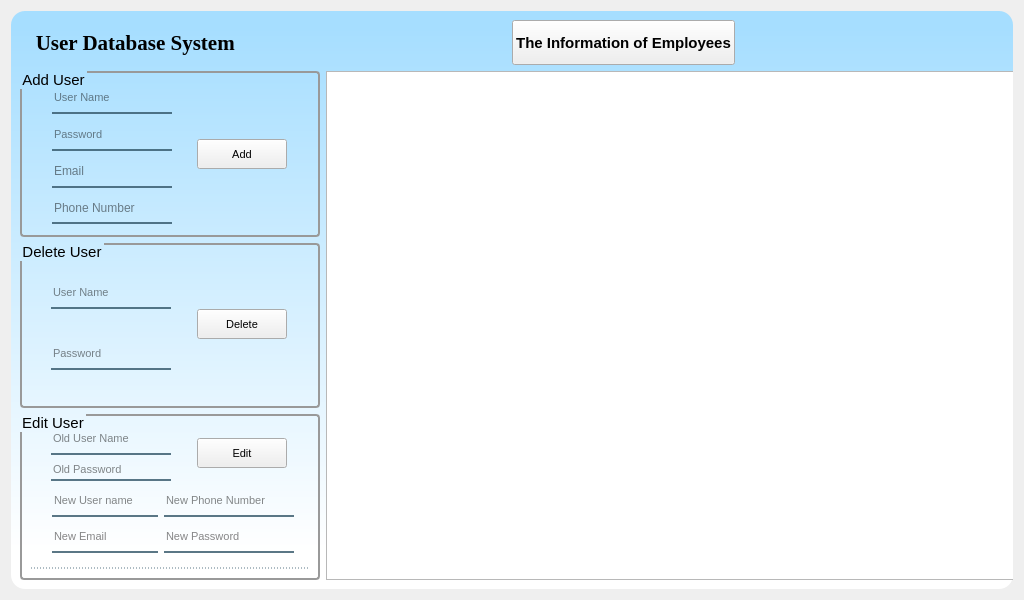
<?xml version="1.0" encoding="UTF-8"?>
<ui version="4.0">
 <class>Frame</class>
 <widget class="QFrame" name="Frame">
  <property name="geometry">
   <rect>
    <x>0</x>
    <y>0</y>
    <width>1024</width>
    <height>600</height>
   </rect>
  </property>
  <property name="minimumSize">
   <size>
    <width>1024</width>
    <height>600</height>
   </size>
  </property>
  <property name="maximumSize">
   <size>
    <width>1024</width>
    <height>600</height>
   </size>
  </property>
  <property name="windowTitle">
   <string/>
  </property>
  <property name="styleSheet">
   <string notr="true">
QWidget#widget{
background-color: qlineargradient(spread:pad, x1:0.5, y1:0, x2:0.5, y2:1, stop:0.0284091 rgba(166, 222, 255), stop:0.9375 rgba(255, 255, 255, 255));

border-radius: 14;
}

QGroupBox {
border: 2px solid #999999;
border-radius: 4px;
margin-top: 0.5em;
}
QGroupBox::title {
subcontrol-origin: margin;
subcontrol-position: top left;
left: 1em;
top: 0.1em;
}</string>
  </property>
  <layout class="QVBoxLayout" name="verticalLayout_6">
   <item>
    <widget class="QWidget" name="widget" native="true">
     <property name="minimumSize">
      <size>
       <width>950</width>
       <height>550</height>
      </size>
     </property>
     <layout class="QVBoxLayout" name="verticalLayout_5">
      <item>
       <layout class="QHBoxLayout" name="horizontalLayout_6">
        <property name="spacing">
         <number>7</number>
        </property>
        <item>
         <layout class="QHBoxLayout" name="horizontalLayout_5">
          <item>
           <widget class="QLabel" name="label">
            <property name="font">
             <font>
              <family>Times New Roman</family>
              <pointsize>16</pointsize>
              <weight>75</weight>
              <bold>true</bold>
             </font>
            </property>
            <property name="text">
             <string>   User Database System</string>
            </property>
           </widget>
          </item>
          <item>
           <spacer name="horizontalSpacer_2">
            <property name="orientation">
             <enum>Qt::Horizontal</enum>
            </property>
            <property name="sizeHint" stdset="0">
             <size>
              <width>88</width>
              <height>20</height>
             </size>
            </property>
           </spacer>
          </item>
          <item>
           <widget class="QPushButton" name="fresh_pushButton">
            <property name="minimumSize">
             <size>
              <width>130</width>
              <height>45</height>
             </size>
            </property>
            <property name="font">
             <font>
              <pointsize>11</pointsize>
              <weight>75</weight>
              <bold>true</bold>
             </font>
            </property>
            <property name="text">
             <string>The Information of Employees</string>
            </property>
           </widget>
          </item>
          <item>
           <spacer name="horizontalSpacer">
            <property name="orientation">
             <enum>Qt::Horizontal</enum>
            </property>
            <property name="sizeHint" stdset="0">
             <size>
              <width>138</width>
              <height>20</height>
             </size>
            </property>
           </spacer>
          </item>
         </layout>
        </item>
       </layout>
      </item>
      <item>
       <layout class="QHBoxLayout" name="horizontalLayout_4">
        <item>
         <layout class="QVBoxLayout" name="verticalLayout_4">
          <item>
           <widget class="QGroupBox" name="groupBox_2">
            <property name="minimumSize">
             <size>
              <width>300</width>
              <height>50</height>
             </size>
            </property>
            <property name="maximumSize">
             <size>
              <width>240</width>
              <height>16777215</height>
             </size>
            </property>
            <property name="font">
             <font>
              <pointsize>11</pointsize>
              <weight>50</weight>
              <bold>false</bold>
             </font>
            </property>
            <property name="title">
             <string>Add User</string>
            </property>
            <layout class="QHBoxLayout" name="horizontalLayout_3">
             <property name="leftMargin">
              <number>11</number>
             </property>
             <property name="topMargin">
              <number>11</number>
             </property>
             <property name="rightMargin">
              <number>11</number>
             </property>
             <property name="bottomMargin">
              <number>11</number>
             </property>
             <item>
              <layout class="QVBoxLayout" name="verticalLayout_2">
               <property name="spacing">
                <number>7</number>
               </property>
               <item>
                <widget class="QLineEdit" name="add_user_of_user_name_lineEdit">
                 <property name="minimumSize">
                  <size>
                   <width>90</width>
                   <height>30</height>
                  </size>
                 </property>
                 <property name="maximumSize">
                  <size>
                   <width>120</width>
                   <height>30</height>
                  </size>
                 </property>
                 <property name="font">
                  <font>
                   <pointsize>8</pointsize>
                  </font>
                 </property>
                 <property name="styleSheet">
                  <string notr="true">background-color:rgba(0,0,0,0);
border:none;
border-bottom:2px solid rgba(46,82,101,200);
color:rgba(0,0,0,240);
padding-bottom:2px;</string>
                 </property>
                 <property name="placeholderText">
                  <string>User Name</string>
                 </property>
                 <property name="cursorMoveStyle">
                  <enum>Qt::LogicalMoveStyle</enum>
                 </property>
                </widget>
               </item>
               <item>
                <widget class="QLineEdit" name="add_user_of_password_lineEdit">
                 <property name="minimumSize">
                  <size>
                   <width>90</width>
                   <height>30</height>
                  </size>
                 </property>
                 <property name="maximumSize">
                  <size>
                   <width>120</width>
                   <height>30</height>
                  </size>
                 </property>
                 <property name="font">
                  <font>
                   <pointsize>8</pointsize>
                  </font>
                 </property>
                 <property name="styleSheet">
                  <string notr="true">background-color:rgba(0,0,0,0);
border:none;
border-bottom:2px solid rgba(46,82,101,200);
color:rgba(0,0,0,240);
padding-bottom:2px;</string>
                 </property>
                 <property name="placeholderText">
                  <string>Password</string>
                 </property>
                </widget>
               </item>
               <item>
                <widget class="QLineEdit" name="lineEdit_4">
                 <property name="maximumSize">
                  <size>
                   <width>120</width>
                   <height>30</height>
                  </size>
                 </property>
                 <property name="styleSheet">
                  <string notr="true">background-color:rgba(0,0,0,0);
border:none;
border-bottom:2px solid rgba(46,82,101,200);
color:rgba(0,0,0,240);
padding-bottom:2px;</string>
                 </property>
                 <property name="placeholderText">
                  <string>Email</string>
                 </property>
                </widget>
               </item>
               <item>
                <widget class="QLineEdit" name="lineEdit">
                 <property name="maximumSize">
                  <size>
                   <width>120</width>
                   <height>30</height>
                  </size>
                 </property>
                 <property name="styleSheet">
                  <string notr="true">background-color:rgba(0,0,0,0);
border:none;
border-bottom:2px solid rgba(46,82,101,200);
color:rgba(0,0,0,240);
padding-bottom:2px;</string>
                 </property>
                 <property name="placeholderText">
                  <string>Phone Number</string>
                 </property>
                </widget>
               </item>
              </layout>
             </item>
             <item>
              <widget class="QPushButton" name="add_user_pushButton">
               <property name="minimumSize">
                <size>
                 <width>90</width>
                 <height>30</height>
                </size>
               </property>
               <property name="maximumSize">
                <size>
                 <width>90</width>
                 <height>30</height>
                </size>
               </property>
               <property name="font">
                <font>
                 <pointsize>8</pointsize>
                 <weight>50</weight>
                 <bold>false</bold>
                </font>
               </property>
               <property name="text">
                <string>Add</string>
               </property>
              </widget>
             </item>
            </layout>
           </widget>
          </item>
          <item>
           <widget class="QGroupBox" name="groupBox">
            <property name="minimumSize">
             <size>
              <width>300</width>
              <height>50</height>
             </size>
            </property>
            <property name="maximumSize">
             <size>
              <width>240</width>
              <height>16777215</height>
             </size>
            </property>
            <property name="font">
             <font>
              <pointsize>11</pointsize>
              <weight>50</weight>
              <bold>false</bold>
             </font>
            </property>
            <property name="title">
             <string>Delete User</string>
            </property>
            <layout class="QHBoxLayout" name="horizontalLayout">
             <property name="bottomMargin">
              <number>11</number>
             </property>
             <item>
              <layout class="QVBoxLayout" name="verticalLayout_3">
               <item>
                <widget class="QLineEdit" name="lineEdit_2">
                 <property name="maximumSize">
                  <size>
                   <width>120</width>
                   <height>30</height>
                  </size>
                 </property>
                 <property name="font">
                  <font>
                   <pointsize>8</pointsize>
                  </font>
                 </property>
                 <property name="styleSheet">
                  <string notr="true">background-color:rgba(0,0,0,0);
border:none;
border-bottom:2px solid rgba(46,82,101,200);
color:rgba(0,0,0,240);
padding-bottom:2px;</string>
                 </property>
                 <property name="placeholderText">
                  <string>User Name</string>
                 </property>
                </widget>
               </item>
               <item>
                <widget class="QLineEdit" name="lineEdit_3">
                 <property name="maximumSize">
                  <size>
                   <width>120</width>
                   <height>30</height>
                  </size>
                 </property>
                 <property name="font">
                  <font>
                   <pointsize>8</pointsize>
                  </font>
                 </property>
                 <property name="styleSheet">
                  <string notr="true">background-color:rgba(0,0,0,0);
border:none;
border-bottom:2px solid rgba(46,82,101,200);
color:rgba(0,0,0,240);
padding-bottom:2px;</string>
                 </property>
                 <property name="placeholderText">
                  <string>Password</string>
                 </property>
                </widget>
               </item>
              </layout>
             </item>
             <item>
              <widget class="QPushButton" name="delete_user_pushButton">
               <property name="minimumSize">
                <size>
                 <width>90</width>
                 <height>30</height>
                </size>
               </property>
               <property name="maximumSize">
                <size>
                 <width>90</width>
                 <height>30</height>
                </size>
               </property>
               <property name="font">
                <font>
                 <pointsize>8</pointsize>
                 <weight>50</weight>
                 <bold>false</bold>
                </font>
               </property>
               <property name="text">
                <string>Delete</string>
               </property>
              </widget>
             </item>
            </layout>
           </widget>
          </item>
          <item>
           <widget class="QGroupBox" name="groupBox_3">
            <property name="minimumSize">
             <size>
              <width>300</width>
              <height>160</height>
             </size>
            </property>
            <property name="maximumSize">
             <size>
              <width>240</width>
              <height>16777215</height>
             </size>
            </property>
            <property name="font">
             <font>
              <pointsize>11</pointsize>
              <weight>50</weight>
              <bold>false</bold>
             </font>
            </property>
            <property name="title">
             <string>Edit User</string>
            </property>
            <layout class="QVBoxLayout" name="verticalLayout_7">
             <item>
              <layout class="QHBoxLayout" name="horizontalLayout_2">
               <item>
                <layout class="QVBoxLayout" name="verticalLayout">
                 <item>
                  <widget class="QLineEdit" name="change_user_of_id_lineEdit">
                   <property name="minimumSize">
                    <size>
                     <width>90</width>
                     <height>30</height>
                    </size>
                   </property>
                   <property name="maximumSize">
                    <size>
                     <width>120</width>
                     <height>30</height>
                    </size>
                   </property>
                   <property name="font">
                    <font>
                     <pointsize>8</pointsize>
                    </font>
                   </property>
                   <property name="styleSheet">
                    <string notr="true">background-color:rgba(0,0,0,0);
border:none;
border-bottom:2px solid rgba(46,82,101,200);
color:rgba(0,0,0,240);
padding-bottom:2px;</string>
                   </property>
                   <property name="placeholderText">
                    <string>Old User Name</string>
                   </property>
                  </widget>
                 </item>
                 <item>
                  <widget class="QLineEdit" name="lineEdit_5">
                   <property name="minimumSize">
                    <size>
                     <width>90</width>
                     <height>0</height>
                    </size>
                   </property>
                   <property name="maximumSize">
                    <size>
                     <width>120</width>
                     <height>30</height>
                    </size>
                   </property>
                   <property name="font">
                    <font>
                     <pointsize>8</pointsize>
                    </font>
                   </property>
                   <property name="styleSheet">
                    <string notr="true">background-color:rgba(0,0,0,0);
border:none;
border-bottom:2px solid rgba(46,82,101,200);
color:rgba(0,0,0,240);
padding-bottom:2px;</string>
                   </property>
                   <property name="placeholderText">
                    <string>Old Password</string>
                   </property>
                  </widget>
                 </item>
                </layout>
               </item>
               <item>
                <widget class="QPushButton" name="change_user_pushButton">
                 <property name="minimumSize">
                  <size>
                   <width>90</width>
                   <height>30</height>
                  </size>
                 </property>
                 <property name="maximumSize">
                  <size>
                   <width>90</width>
                   <height>30</height>
                  </size>
                 </property>
                 <property name="font">
                  <font>
                   <pointsize>8</pointsize>
                   <weight>50</weight>
                   <bold>false</bold>
                  </font>
                 </property>
                 <property name="text">
                  <string>Edit</string>
                 </property>
                </widget>
               </item>
              </layout>
             </item>
             <item>
              <layout class="QFormLayout" name="formLayout">
               <property name="labelAlignment">
                <set>Qt::AlignCenter</set>
               </property>
               <property name="formAlignment">
                <set>Qt::AlignHCenter|Qt::AlignTop</set>
               </property>
               <item row="0" column="0">
                <widget class="QLineEdit" name="change_user_of_user_name_lineEdit">
                 <property name="minimumSize">
                  <size>
                   <width>90</width>
                   <height>30</height>
                  </size>
                 </property>
                 <property name="maximumSize">
                  <size>
                   <width>130</width>
                   <height>30</height>
                  </size>
                 </property>
                 <property name="font">
                  <font>
                   <pointsize>8</pointsize>
                  </font>
                 </property>
                 <property name="styleSheet">
                  <string notr="true">background-color:rgba(0,0,0,0);
border:none;
border-bottom:2px solid rgba(46,82,101,200);
color:rgba(0,0,0,240);
padding-bottom:1px;</string>
                 </property>
                 <property name="placeholderText">
                  <string>New User name</string>
                 </property>
                </widget>
               </item>
               <item row="0" column="1">
                <widget class="QLineEdit" name="change_user_of_phone_lineEdit">
                 <property name="minimumSize">
                  <size>
                   <width>115</width>
                   <height>30</height>
                  </size>
                 </property>
                 <property name="maximumSize">
                  <size>
                   <width>130</width>
                   <height>30</height>
                  </size>
                 </property>
                 <property name="font">
                  <font>
                   <pointsize>8</pointsize>
                  </font>
                 </property>
                 <property name="styleSheet">
                  <string notr="true">background-color:rgba(0,0,0,0);
border:none;
border-bottom:2px solid rgba(46,82,101,200);
color:rgba(0,0,0,240);
padding-bottom:2px;</string>
                 </property>
                 <property name="placeholderText">
                  <string>New Phone Number</string>
                 </property>
                </widget>
               </item>
               <item row="1" column="0">
                <widget class="QLineEdit" name="change_user_of_email_lineEdit">
                 <property name="minimumSize">
                  <size>
                   <width>90</width>
                   <height>30</height>
                  </size>
                 </property>
                 <property name="maximumSize">
                  <size>
                   <width>130</width>
                   <height>30</height>
                  </size>
                 </property>
                 <property name="font">
                  <font>
                   <pointsize>8</pointsize>
                  </font>
                 </property>
                 <property name="styleSheet">
                  <string notr="true">background-color:rgba(0,0,0,0);
border:none;
border-bottom:2px solid rgba(46,82,101,200);
color:rgba(0,0,0,240);
padding-bottom:2px;</string>
                 </property>
                 <property name="placeholderText">
                  <string>New Email</string>
                 </property>
                </widget>
               </item>
               <item row="1" column="1">
                <widget class="QLineEdit" name="change_user_of_password_lineEdit">
                 <property name="minimumSize">
                  <size>
                   <width>120</width>
                   <height>30</height>
                  </size>
                 </property>
                 <property name="maximumSize">
                  <size>
                   <width>130</width>
                   <height>30</height>
                  </size>
                 </property>
                 <property name="font">
                  <font>
                   <pointsize>8</pointsize>
                  </font>
                 </property>
                 <property name="styleSheet">
                  <string notr="true">background-color:rgba(0,0,0,0);
border:none;
border-bottom:2px solid rgba(46,82,101,200);
color:rgba(0,0,0,240);
padding-bottom:2px;</string>
                 </property>
                 <property name="placeholderText">
                  <string>New Password</string>
                 </property>
                </widget>
               </item>
              </layout>
             </item>
             <item>
              <widget class="QLineEdit" name="change_user_of_user_name_lineEdit_2">
               <property name="enabled">
                <bool>false</bool>
               </property>
               <property name="maximumSize">
                <size>
                 <width>16777215</width>
                 <height>5</height>
                </size>
               </property>
               <property name="font">
                <font>
                 <pointsize>9</pointsize>
                </font>
               </property>
               <property name="styleSheet">
                <string notr="true">background-color:rgba(0,0,0,0);
border:none;
border-bottom:1px dashed rgba(46,82,101,200);
color:rgba(0,0,0,240);
padding-bottom:1px;</string>
               </property>
               <property name="readOnly">
                <bool>true</bool>
               </property>
               <property name="placeholderText">
                <string/>
               </property>
              </widget>
             </item>
            </layout>
           </widget>
          </item>
         </layout>
        </item>
        <item>
         <widget class="QTableWidget" name="tableWidget">
          <property name="minimumSize">
           <size>
            <width>750</width>
            <height>400</height>
           </size>
          </property>
         </widget>
        </item>
       </layout>
      </item>
     </layout>
    </widget>
   </item>
  </layout>
 </widget>
 <resources/>
 <connections/>
</ui>
